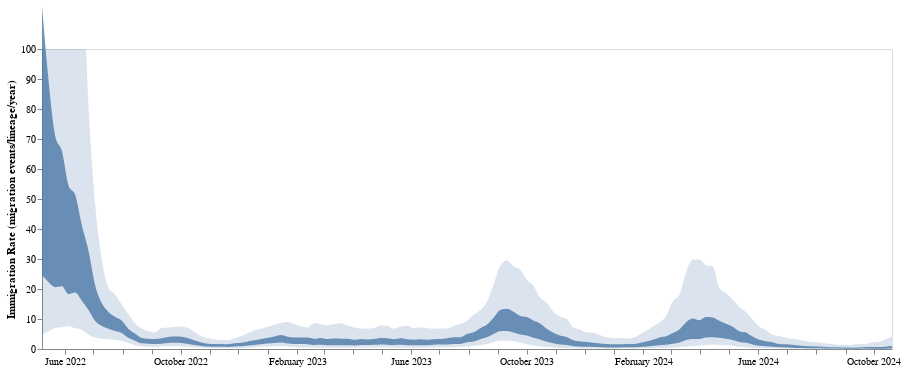

The code cell stored with this chart in its notebook:
### Code cell
#domain = ['CentralEurope', 'NorthAmerica', 'SouthAmerica' ,"SouthernEurope", "WesternEurope"]
range_ = ['#EEC060', '#2664A5', '#A76BB1', "#EEA160", "#356D4C"]
line_mig = alt.Chart(test_mig).mark_area(interpolate='monotone', opacity = 0.8).encode(
    alt.X('date:T', axis=alt.Axis(title="", grid=False,tickCount = "month",  format="%B %Y")),
    alt.Y('lower_hpd_linear_50',axis=alt.Axis(title="Immigration Rate (migration events/lineage/year)", grid=False)),#,scale=alt.Scale(domain=(0, 13))),
    alt.Y2('upper_hpd_linear_50' ),
    
).properties(
    width=850,
    height=300
)

band_mig = alt.Chart(test_mig).mark_area(interpolate='monotone', opacity = 0.2, clip = True).encode(
    alt.X('date:T', axis=alt.Axis(title="", grid=False,tickCount = "month",  format="%B %Y")),
    alt.Y('lower_hpd_linear',axis=alt.Axis(title="Immigration Rate (migration events/lineage/year)", grid=False), scale=alt.Scale(domain=(0, 100))),
    alt.Y2('upper_hpd_linear' ),
    
).properties(
    width=850,
    height=300
)


mig_plot = (line_mig + band_mig)
mig_plot

### Figure 1 — Vega-Lite specification as saved in the notebook (floating-point values rounded to 4 significant figures; data arrays with more than 128 entries replaced by an {"elided": "..."} marker saying what was removed)
{"config": {"view": {"continuousWidth": 400, "continuousHeight": 300}}, "layer": [{"mark": {"type": "area", "interpolate": "monotone", "opacity": 0.8}, "encoding": {"x": {"axis": {"format": "%B %Y", "grid": false, "tickCount": "month", "title": ""}, "field": "date", "type": "temporal"}, "y": {"axis": {"grid": false, "title": "Immigration Rate (migration events/lineage/year)"}, "field": "lower_hpd_linear_50", "type": "quantitative"}, "y2": {"field": "upper_hpd_linear_50"}}, "height": 300, "width": 850}, {"mark": {"type": "area", "clip": true, "interpolate": "monotone", "opacity": 0.2}, "encoding": {"x": {"axis": {"format": "%B %Y", "grid": false, "tickCount": "month", "title": ""}, "field": "date", "type": "temporal"}, "y": {"axis": {"grid": false, "title": "Immigration Rate (migration events/lineage/year)"}, "field": "lower_hpd_linear", "scale": {"domain": [0, 100]}, "type": "quantitative"}, "y2": {"field": "upper_hpd_linear"}}, "height": 300, "width": 850}], "data": {"name": "data-ba9a425e5e90185a315b8c72b0dd8ef3"}, "$schema": "https://vega.github.io/schema/vega-lite/v4.17.0.json", "datasets": {"data-ba9a425e5e90185a315b8c72b0dd8ef3": {"elided": "129 records"}}}
